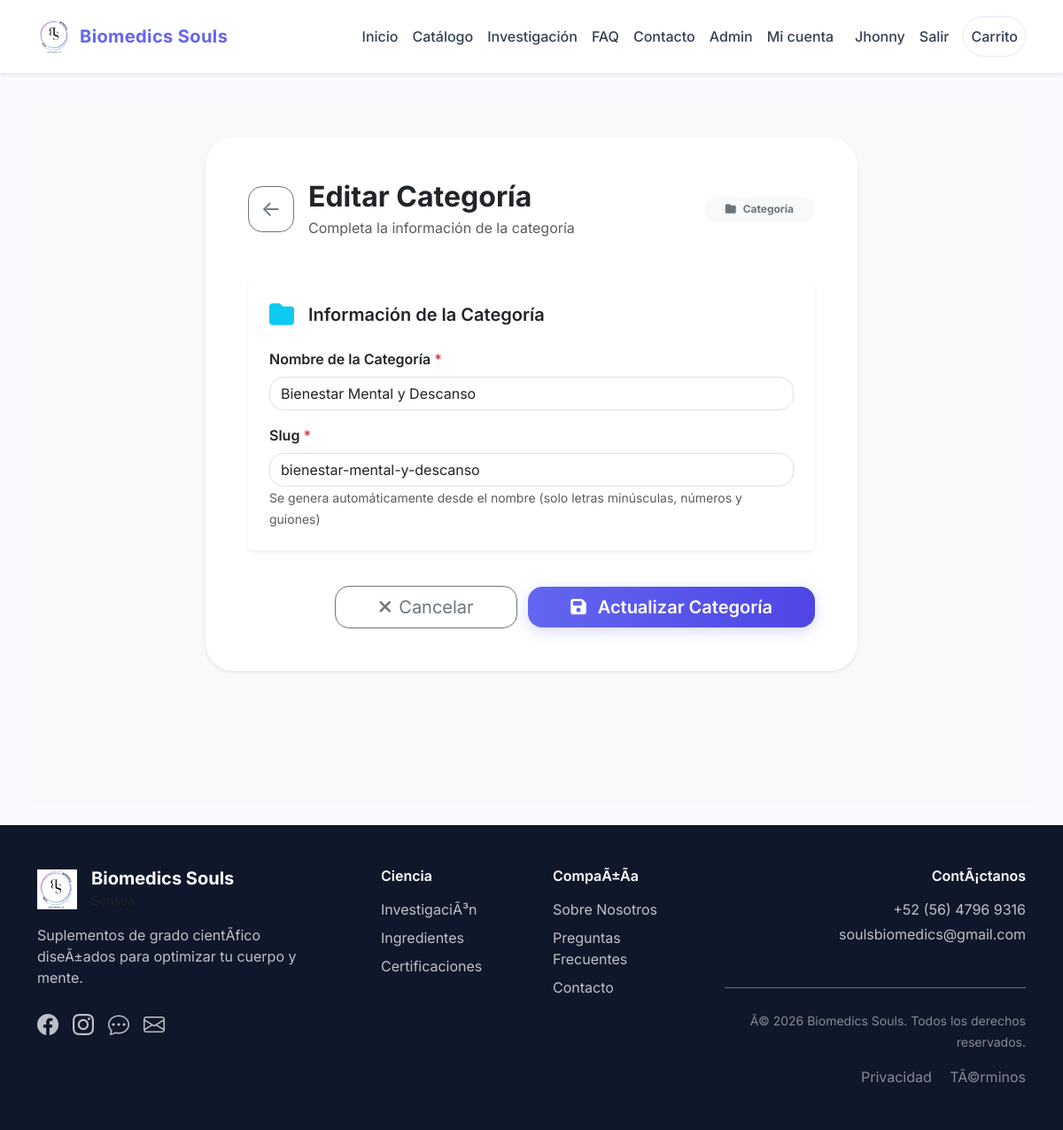
Screenshot of /index.php?url=admin/categoria-form/5 (signed in) with the database file from the repository.
### tables this page shows
CREATE TABLE `usuarios` (
  `id` int(10) UNSIGNED NOT NULL,
  `nombre` varchar(100) NOT NULL,
  `apellidos` varchar(100) NOT NULL,
  `email` varchar(150) NOT NULL,
  `role` enum('cliente','admin','superadmin') NOT NULL DEFAULT 'cliente',
  `telefono` varchar(10) DEFAULT NULL,
  `password_hash` varchar(255) NOT NULL,
  `created_at` timestamp NOT NULL DEFAULT current_timestamp(),
  `updated_at` timestamp NOT NULL DEFAULT current_timestamp() ON UPDATE current_timestamp(),
  `deleted_at` timestamp NULL DEFAULT NULL
);

CREATE TABLE `categorias` (
  `id` int(10) UNSIGNED NOT NULL,
  `nombre` varchar(100) NOT NULL,
  `slug` varchar(100) NOT NULL,
  `created_at` timestamp NOT NULL DEFAULT current_timestamp(),
  `updated_at` timestamp NOT NULL DEFAULT current_timestamp() ON UPDATE current_timestamp(),
  `deleted_at` timestamp NULL DEFAULT NULL
);

### public/app/core/Controller.php (called while the page is built, shortened)
<?php
class Controller
{
    protected function view(string $view, array $data = []): void
    {
        require APPROOT . '/views/layouts/main.php';
    }
    protected function getCurrentUser(): ?array
    {
        static $resolved = false;
        static $user     = null;
        if ($resolved) {
            return $user;
        }
        $user = Usuario::findById((int) $_SESSION['user_id']);
        return $user;
    }
    protected function requireAdmin(): void
    {
        $user = $this->getCurrentUser();
    }
}

### public/app/controllers/AdminController.php (called while the page is built, shortened)
<?php
class AdminController extends Controller
{
    public function __construct()
    {
        $this->requireAdmin();
    }
    public function categoriaForm(?string $id = null): void
    {
        $category = null;
        $error    = null;
        if ($id !== null) {
            $category = Categoria::findById((int) $id);
        }
        $this->view('admin/categories/form', [
            'title'    => $id ? 'Editar Categoría' : 'Nueva Categoría',
            'category' => $category,
            'error'    => $error,
        ]);
    }
}

### public/index.php (called while the page is built, shortened)
<?php
require_once __DIR__ . '/app/config/config.php';
require_once APPROOT . '/core/Controller.php';
new App();

### public/app/config/config.php (called while the page is built, shortened)
<?php
function site_url(string $path = ''): string
{
    $path = ltrim($path, '/');
    $base = BASE_URL === '/' ? '/' : BASE_URL . '/';
    return $base . 'index.php?url=' . $path;
}
function asset_url(string $path = ''): string
{
    $path = ltrim($path, '/');
    return BASE_URL === '/' ? '/assets/' . $path : BASE_URL . '/assets/' . $path;
}

### public/app/models/Usuario.php (called while the page is built, shortened)
<?php
class Usuario
{
    public static function findById(int $id): ?array
    {
        $db = Database::getInstance();
        $stmt = $db->prepare('SELECT * FROM usuarios WHERE id = :id AND deleted_at IS NULL LIMIT 1');
        $stmt->execute(['id' => $id]);
        return $stmt->fetch() ?: null;
    }
}

### public/app/models/Categoria.php (called while the page is built, shortened)
<?php
class Categoria extends BaseEntityModel
{
    public static function findById(int $id): ?array
    {
        $db = Database::getInstance();
        $stmt = $db->prepare("SELECT id, nombre, slug FROM categorias WHERE id = :id AND deleted_at IS NULL LIMIT 1");
        $stmt->execute(['id' => $id]);
        return $stmt->fetch() ?: null;
    }
}

### public/app/views/admin/categories/form.php (the view, shortened to what this page needs)
<?php
$isEdit = !empty($category);
$title  = $isEdit ? 'Editar Categoría' : 'Nueva Categoría';
$nombre = $isEdit ? htmlspecialchars($category['nombre'] ?? '') : '';
$slug   = $isEdit ? htmlspecialchars($category['slug']   ?? '') : '';
?>
<div class="container py-5 admin-form" style="min-height: 100vh; background: #f8f9fa;">
    <div class="row justify-content-center">
        <div class="col-12 col-xl-8">
            <div class="card rounded-5 shadow-sm border-0">
                <div class="card-body p-5">
                    <div class="d-flex flex-column flex-md-row align-items-start align-items-md-center justify-content-between gap-3 mb-5">
                        <div class="d-flex align-items-center gap-3">
                            <a href="<?= site_url('admin/categorias'); ?>"
                               class="btn btn-outline-secondary rounded-4 d-flex align-items-center justify-content-center"
                               style="width:52px; height:52px; font-size:1.5rem;">←</a>
                            <div>
                                <h1 class="h2 fw-bold mb-1"><?= htmlspecialchars($title); ?></h1>
                                <p class="text-muted mb-0">Completa la información de la categoría</p>
                            </div>
                        </div>
                        <span class="badge bg-light text-secondary px-4 py-2 rounded-pill">
                            <i class="fas fa-folder me-2"></i>Categoría
                        </span>
                    </div>
                    <form method="post" action="" class="row g-4">
                        <div class="col-12">
                            <div class="card border-0 shadow-sm">
                                <div class="card-body p-4">
                                    <div class="d-flex align-items-center gap-3 mb-4">
                                        <i class="fas fa-folder text-info fs-3"></i>
                                        <h2 class="h5 fw-semibold mb-0">Información de la Categoría</h2>
                                    </div>
                                    <div class="row g-3">
                                        <div class="col-12">
                                            <label class="form-label fw-semibold">
                                                Nombre de la Categoría <span class="text-danger">*</span>
                                            </label>
                                            <input type="text" name="nombre" class="form-control rounded-4"
                                                   placeholder="Ej: Nootrópicos, Vitaminas, Adaptógenos"
                                                   required
                                                   value="<?= $nombre; ?>"
                                                   oninput="updateSlug(this.value)">
                                        </div>
                                        <div class="col-12">
                                            <label class="form-label fw-semibold">
                                                Slug <span class="text-danger">*</span>
                                            </label>
                                            <input type="text" name="slug" id="slug" class="form-control rounded-4"
                                                   placeholder="nootropicos" required
                                                   value="<?= $slug; ?>">
                                            <small class="text-muted">
                                                Se genera automáticamente desde el nombre
                                                (solo letras minúsculas, números y guiones)
                                            </small>
                                        </div>
                                    </div>
                                </div>
                            </div>
                        </div>
                        <div class="col-12 text-end pt-3">
                            <a href="<?= site_url('admin/categorias'); ?>"
                               class="btn btn-lg btn-outline-secondary rounded-4 px-5 me-2">
                                <i class="fas fa-times me-2"></i>Cancelar
                            </a>
                            <button type="submit" class="btn btn-lg btn-gradient rounded-4 px-5">
                                <i class="fas fa-save me-2"></i>
                                <?= $isEdit ? 'Actualizar Categoría' : 'Crear Categoría'; ?>
                            </button>
                        </div>
                    </form>
                </div>
            </div>
        </div>
    </div>
</div>
<link rel="stylesheet" href="<?= asset_url('css/admin-attributes.css'); ?>">

### public/app/views/partials/header.php (shortened to what this page needs)
<header>
    <nav class="navbar navbar-expand-lg navbar-light shadow-sm py-3">
        <div class="container">
            <a class="navbar-brand d-flex align-items-center" href="<?= site_url(); ?>">
                <img src="<?= asset_url('img/deco/logo.jpeg'); ?>" alt="Biomedics Souls Logo" height="40" class="me-2">
                Biomedics Souls
            </a>
            <div class="collapse navbar-collapse" id="mainNavbar">
                <ul class="navbar-nav ms-auto mb-2 mb-lg-0 align-items-lg-center">
                    <li class="nav-item"><a class="nav-link" href="<?= site_url('home'); ?>">Inicio</a></li>
                    <li class="nav-item"><a class="nav-link" href="<?= site_url('catalogo'); ?>">Catálogo</a></li>
                    <li class="nav-item"><a class="nav-link" href="<?= site_url('ciencia'); ?>">Investigación</a></li>
                    <li class="nav-item"><a class="nav-link" href="<?= site_url('faq'); ?>">FAQ</a></li>
                    <li class="nav-item"><a class="nav-link" href="<?= site_url('contacto'); ?>">Contacto</a></li>
                    <?php if (!empty($currentUser)): ?>
                        <?php if (in_array($currentUser['role'], ['admin', 'superadmin'], true)): ?>
                            <li class="nav-item"><a class="nav-link" href="<?= site_url('admin/dashboard'); ?>">Admin</a></li>
                        <?php endif; ?>
                        <li class="nav-item"><a class="nav-link" href="<?= site_url('cuenta'); ?>">Mi cuenta</a></li>
                        <li class="nav-item"><span class="nav-link disabled px-3"><?= htmlspecialchars($currentUser['nombre'] ?? 'Usuario'); ?></span></li>
                        <li class="nav-item">
                            <form method="post" action="<?= site_url('auth/logout'); ?>" class="d-inline">
                                <button type="submit" class="nav-link btn btn-link p-0 border-0">Salir</button>
                            </form>
                        </li>
                    <?php else: ?>
                        <li class="nav-item"><a class="nav-link" href="<?= site_url('auth/login'); ?>">Ingresar</a></li>
                        <li class="nav-item"><a class="nav-link" href="<?= site_url('auth/register'); ?>">Registro</a></li>
                    <?php endif; ?>
                    <li class="nav-item ms-lg-3">
                        <a class="nav-link header-action" href="<?= site_url('carrito'); ?>">Carrito</a>
                    </li>
                </ul>
            </div>
        </div>
    </nav>
</header>

### public/assets/css/styles.css (style rules this page uses)
:root { color-scheme: light; --bg: #ffffff; --surface: #f8faff; --surface-soft: #f1f5f9; --primary: #6366f1; --primary-soft: rgba(99, 102, 241, 0.12); --secondary: #a855f7; --dark-blue: #4338ca; --text: #0f172a; --muted: #64748b; --border: #e2e8f0; --radius: 1.5rem; }
* { box-sizing: border-box; }
body { margin: 0; min-height: 100vh; font-family: 'Inter', system-ui, -apple-system, BlinkMacSystemFont, 'Segoe UI', sans-serif; background: var(--surface); color: var(--text); }
a { color: var(--dark-blue); }
.navbar { background: rgba(255, 255, 255, 0.96) !important; backdrop-filter: blur(12px); border-bottom: 1px solid rgba(15, 23, 42, 0.06); }
.navbar-brand { font-weight: 700; letter-spacing: 0.02em; color: var(--primary) !important; }
.navbar .nav-link { color: #334155 !important; font-weight: 500; }
.header-action { border-radius: 999px; padding: 0.65rem 1.1rem; border: 1px solid rgba(99, 102, 241, 0.16); }

### public/assets/css/admin-attributes.css (style rules this page uses)
.btn-gradient { background: linear-gradient(90deg, #6366f1, #4f46e5); border: none; color: #ffffff; font-weight: 600; border-radius: 16px; box-shadow: 0 4px 15px rgba(99, 102, 241, 0.25); transition: transform 0.25s ease, box-shadow 0.25s ease; }

### rows the page displays
usuarios: nombre "Jhonny"
categorias: nombre "Bienestar Mental y Descanso", slug "bienestar-mental-y-descanso"

### other values shown
$title "Editar Categoría"
